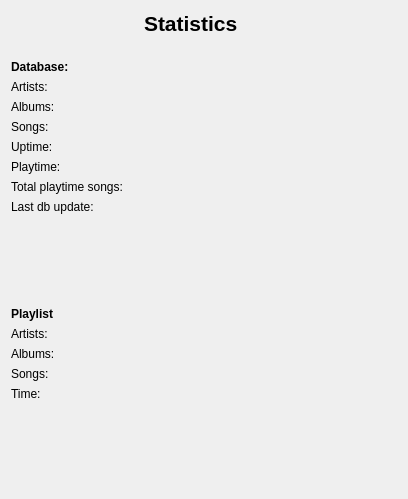
<ui version="4.0" >
 <class>StatisticsDialog</class>
 <widget class="QWidget" name="StatisticsDialog" >
  <property name="geometry" >
   <rect>
    <x>0</x>
    <y>0</y>
    <width>394</width>
    <height>499</height>
   </rect>
  </property>
  <property name="windowTitle" >
   <string>Dialog</string>
  </property>
  <layout class="QVBoxLayout" name="verticalLayout" >
   <item>
    <layout class="QHBoxLayout" name="label_7" >
     <property name="bottomMargin" >
      <number>18</number>
     </property>
     <item>
      <widget class="QLabel" name="label_5" >
       <property name="sizePolicy" >
        <sizepolicy vsizetype="Preferred" hsizetype="Preferred" >
         <horstretch>1</horstretch>
         <verstretch>0</verstretch>
        </sizepolicy>
       </property>
       <property name="text" >
        <string/>
       </property>
       <property name="pixmap" >
        <pixmap resource="../QtMPC_kde.qrc" >:/images/icon.svg</pixmap>
       </property>
      </widget>
     </item>
     <item>
      <widget class="QLabel" name="label" >
       <property name="sizePolicy" >
        <sizepolicy vsizetype="Preferred" hsizetype="Preferred" >
         <horstretch>2</horstretch>
         <verstretch>0</verstretch>
        </sizepolicy>
       </property>
       <property name="font" >
        <font>
         <pointsize>16</pointsize>
         <weight>75</weight>
         <bold>true</bold>
        </font>
       </property>
       <property name="text" >
        <string>Statistics</string>
       </property>
      </widget>
     </item>
    </layout>
   </item>
   <item>
    <layout class="QGridLayout" name="database_grid" >
     <item row="1" column="0" >
      <widget class="QLabel" name="label_2" >
       <property name="text" >
        <string>Artists:</string>
       </property>
      </widget>
     </item>
     <item row="1" column="1" >
      <widget class="QLabel" name="Artists" >
       <property name="text" >
        <string/>
       </property>
      </widget>
     </item>
     <item row="2" column="0" >
      <widget class="QLabel" name="label_6" >
       <property name="text" >
        <string>Albums:</string>
       </property>
      </widget>
     </item>
     <item row="2" column="1" >
      <widget class="QLabel" name="Albums" >
       <property name="text" >
        <string/>
       </property>
       <property name="openExternalLinks" >
        <bool>true</bool>
       </property>
      </widget>
     </item>
     <item row="3" column="0" >
      <widget class="QLabel" name="label_8" >
       <property name="text" >
        <string>Songs:</string>
       </property>
      </widget>
     </item>
     <item row="3" column="1" >
      <widget class="QLabel" name="Songs" >
       <property name="text" >
        <string/>
       </property>
      </widget>
     </item>
     <item row="4" column="0" >
      <widget class="QLabel" name="label_9" >
       <property name="text" >
        <string>Uptime:</string>
       </property>
      </widget>
     </item>
     <item row="4" column="1" >
      <widget class="QLabel" name="Uptime" >
       <property name="text" >
        <string/>
       </property>
      </widget>
     </item>
     <item row="5" column="0" >
      <widget class="QLabel" name="label_10" >
       <property name="text" >
        <string>Playtime:</string>
       </property>
      </widget>
     </item>
     <item row="5" column="1" >
      <widget class="QLabel" name="Playtime" >
       <property name="text" >
        <string/>
       </property>
      </widget>
     </item>
     <item row="6" column="0" >
      <widget class="QLabel" name="label_11" >
       <property name="text" >
        <string>Total playtime songs:</string>
       </property>
      </widget>
     </item>
     <item row="6" column="1" >
      <widget class="QLabel" name="db_playtime" >
       <property name="text" >
        <string/>
       </property>
      </widget>
     </item>
     <item row="7" column="0" >
      <widget class="QLabel" name="label_12" >
       <property name="text" >
        <string>Last db update:</string>
       </property>
      </widget>
     </item>
     <item row="7" column="1" >
      <widget class="QLabel" name="db_update" >
       <property name="text" >
        <string/>
       </property>
      </widget>
     </item>
     <item row="0" column="0" >
      <widget class="QLabel" name="label_3" >
       <property name="text" >
        <string>&lt;b>Database:&lt;/b></string>
       </property>
       <property name="textFormat" >
        <enum>Qt::RichText</enum>
       </property>
      </widget>
     </item>
    </layout>
   </item>
   <item>
    <spacer name="verticalSpacer" >
     <property name="orientation" >
      <enum>Qt::Vertical</enum>
     </property>
     <property name="sizeHint" stdset="0" >
      <size>
       <width>386</width>
       <height>18</height>
      </size>
     </property>
    </spacer>
   </item>
   <item>
    <layout class="QGridLayout" name="playlist_grid" >
     <item row="1" column="1" >
      <widget class="QLabel" name="PlaylistArtists" >
       <property name="text" >
        <string/>
       </property>
      </widget>
     </item>
     <item row="2" column="0" >
      <widget class="QLabel" name="label_13" >
       <property name="text" >
        <string>Albums:</string>
       </property>
      </widget>
     </item>
     <item row="2" column="1" >
      <widget class="QLabel" name="PlaylistAlbums" >
       <property name="text" >
        <string/>
       </property>
      </widget>
     </item>
     <item row="3" column="0" >
      <widget class="QLabel" name="label_15" >
       <property name="text" >
        <string>Songs:</string>
       </property>
      </widget>
     </item>
     <item row="3" column="1" >
      <widget class="QLabel" name="PlaylistSongs" >
       <property name="text" >
        <string/>
       </property>
      </widget>
     </item>
     <item row="1" column="0" >
      <widget class="QLabel" name="label_4" >
       <property name="text" >
        <string>Artists:</string>
       </property>
      </widget>
     </item>
     <item row="4" column="0" >
      <widget class="QLabel" name="label_17" >
       <property name="text" >
        <string>Time:</string>
       </property>
      </widget>
     </item>
     <item row="4" column="1" >
      <widget class="QLabel" name="PlaylistTime" >
       <property name="text" >
        <string/>
       </property>
      </widget>
     </item>
     <item row="0" column="0" >
      <widget class="QLabel" name="label_19" >
       <property name="text" >
        <string>&lt;b>Playlist&lt;/b></string>
       </property>
       <property name="textFormat" >
        <enum>Qt::RichText</enum>
       </property>
      </widget>
     </item>
    </layout>
   </item>
   <item>
    <spacer name="verticalSpacer_2" >
     <property name="orientation" >
      <enum>Qt::Vertical</enum>
     </property>
     <property name="sizeHint" stdset="0" >
      <size>
       <width>20</width>
       <height>18</height>
      </size>
     </property>
    </spacer>
   </item>
  </layout>
 </widget>
 <resources>
  <include location="../QtMPC_kde.qrc" />
 </resources>
 <connections/>
</ui>
